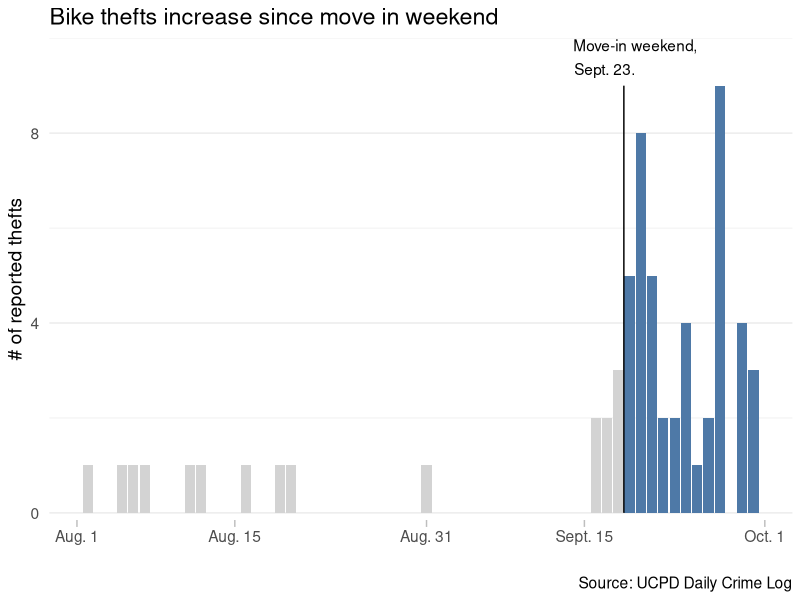

Write R code to recreate this figure. (Note: this script raises an error after producing the figure.)
## ---- chunk 1
setwd('C:/nexus/data-gh/bike thefts')
## ---- chunk 2
library(tidyverse)
library(lubridate)
data <- read.csv("bikes.csv")
## ---- chunk 3
bike.data <- data %>%
  mutate(
    incl_rack = str_match(General.Location, "BIKE RACKS?"),
    date = lubridate::parse_date_time(Date.Reported, "%m/%d/%Y")
  ) %>%
  drop_na() 


bike.data %>%
  filter(Nature..Classification. == "Larceny-Theft") %>%
  mutate(
    when = ifelse(date >= parse_date_time("9/19/2021", "%m/%d/%Y"), "before", "after")
  ) %>%
  group_by(date, when) %>%
  summarise(count = n()) %>%
  ungroup() %>%
  ggplot(aes(x = date, y = count)) +
    geom_bar(aes(fill=when), stat="identity") +
    labs(x = "", y = "# of reported thefts", title="Bike thefts increase since move in weekend",
         caption="Source: UCPD Daily Crime Log") +
    scale_y_continuous(breaks=c(0, 4, 8), expand=c(0, 0.15)) +
    scale_x_time(
      breaks=parse_date_time(c("2021-8-1", "2021-8-15", "2021-9-1", "2021-9-15", "2021-10-1"), "%Y-%m-%d"), 
      labels=c("Aug. 1", "Aug. 15", "Aug. 31", "Sept. 15", "Oct. 1")
    ) +
    scale_fill_manual(values=c(`after`="#d3d3d3", `before`="#4E79A7")) +
    theme_minimal() +
    theme(
      legend.position="none",
      text=element_text(size=14),
      panel.grid.minor.x = element_blank(),
      panel.grid.major.x = element_blank(),
      axis.ticks.x = element_line(color="gray"),
      axis.ticks.length = unit(5, "points"),
    ) +
    annotate(geom="text", x = parse_date_time("9/19/2021 12:00", "%m/%d/%Y %H:%M"), y = 9.85, label="Move-in weekend,", hjust=0.5) +
    annotate(geom="text", x = parse_date_time("9/19/2021 12:00", "%m/%d/%Y %H:%M"), y = 9.35, label="Sept. 23.", hjust=1) +
    annotate(geom="segment", x = parse_date_time("9/18/2021 12:00", "%m/%d/%Y %H:%M"), xend=parse_date_time("9/18/2021 12:00", "%m/%d/%Y %H:%M"), y = 0, yend = 9)
   # geom_smooth(se=F)
    NULL
    

parse_date_time(c("2021-8-1", "2021-8-15", "2021-9-1", "2021-9-15", "2021-10-1"), "%Y-%m-%d")
## ---- chunk 4
bike.data %>%
  filter(Nature..Classification. == "Larceny-Theft") %>%
  filter(date >= parse_date_time("9/19/2021", "%m/%d/%Y"))
## ---- chunk 5
location.data <- bike.data %>%
  filter(date >= parse_date_time("9/19/2021", "%m/%d/%Y")) %>%
  select(date, loc=General.Location, clas=Nature..Classification.) %>%
  mutate(
    loc = str_to_title(str_replace_all(loc, " BIKE RACKS", "")),
    clas = str_replace(clas, "-", "/")
  )

location.data

location.data %>%
  mutate(loc = ifelse(loc == "San Joaquin Apartments", "San Joaquin Villages", loc)) %>%
  write.csv("plot/dist/data/location_data.csv", row.names=F)

unique(location.data$loc)
